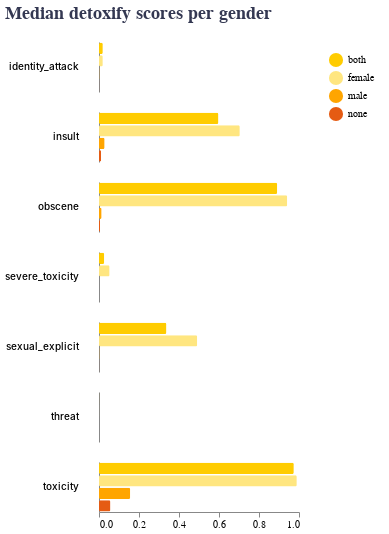

Notebook code cell kept with this figure:
### Markdown cell above
</p><font face ='Nunito SemiBold' color=#FFCC00 size=5>
How else can we characterize language?
</font></p>

<p><font face='Nunito'>
We categorized the primary foul-language comments into hateful, offensive, and neither categories, but another tool makes a more fine-grained exploration of the comments possible. Detoxify is another model that provides labels for text, but it uses seven attributes — toxicity, severe toxicity, identity attack, insult, obscenity, sexual explicitness, and threat — to characterize the text. Detoxify labels are scores from zero to one, which represent the likelihood that the text would be classified as an attribute. Comments with female identifiers have the highest median scores for insult, obscenity, severe toxicity, sexual explicitness, and toxicity. For toxicity, the median score for female comments is about .99 while male comments scored .06 — and that is the highest score for male comments. The other measures for male comments are either zero or approach zero (identity attack is .002).  The Detoxify scores confirm that the nature of the female comments is considerably different from the male comments. Males and females are not equally affected by the language in Reddit comments.
</font></p>

### Code cell
median_detox_g

### Figure 1 — Vega-Lite specification as saved in the notebook (floating-point values rounded to 4 significant figures)
{"config": {"view": {"continuousWidth": 400, "continuousHeight": 300, "stroke": null}, "legend": {"cornerRadius": 10, "labelFont": "Nunito", "padding": 10, "titleFont": "Nunito Light"}, "title": {"anchor": "start", "color": "#343852", "dy": -15, "font": "Nunito", "fontSize": 18}}, "data": {"name": "data-87186952c78bb57981cdbb637c0c5033"}, "mark": {"type": "bar", "cornerRadius": 1.5}, "encoding": {"color": {"field": "gender", "legend": {"symbolSize": 200, "symbolType": "circle"}, "scale": {"range": ["#FFCC00", "#FFE680", "#ffa500", "#E55B13"]}, "title": null, "type": "nominal"}, "row": {"field": "score_type", "header": {"labelAlign": "left", "labelAngle": 0, "labelFontWeight": 500, "labelPadding": 20}, "title": null, "type": "nominal"}, "tooltip": [{"field": "median_score", "title": "median score", "type": "quantitative"}, {"field": "gender", "type": "nominal"}], "x": {"axis": {"grid": false}, "field": "median_score", "title": null, "type": "quantitative"}, "y": {"axis": {"labels": false, "ticks": false}, "field": "gender", "title": null, "type": "nominal"}}, "height": 50, "title": "Median detoxify scores per gender", "width": 200, "$schema": "https://vega.github.io/schema/vega-lite/v4.17.0.json", "datasets": {"data-87186952c78bb57981cdbb637c0c5033": [{"gender": "both", "score_type": "toxicity", "median_score": 0.974}, {"gender": "female", "score_type": "toxicity", "median_score": 0.989}, {"gender": "male", "score_type": "toxicity", "median_score": 0.156}, {"gender": "none", "score_type": "toxicity", "median_score": 0.057}, {"gender": "both", "score_type": "severe_toxicity", "median_score": 0.026}, {"gender": "female", "score_type": "severe_toxicity", "median_score": 0.053}, {"gender": "male", "score_type": "severe_toxicity", "median_score": 0.0}, {"gender": "none", "score_type": "severe_toxicity", "median_score": 0.0}, {"gender": "both", "score_type": "obscene", "median_score": 0.891}, {"gender": "female", "score_type": "obscene", "median_score": 0.941}, {"gender": "male", "score_type": "obscene", "median_score": 0.013}, {"gender": "none", "score_type": "obscene", "median_score": 0.005}, {"gender": "both", "score_type": "identity_attack", "median_score": 0.019}, {"gender": "female", "score_type": "identity_attack", "median_score": 0.019}, {"gender": "male", "score_type": "identity_attack", "median_score": 0.002}, {"gender": "none", "score_type": "identity_attack", "median_score": 0.001}, {"gender": "both", "score_type": "insult", "median_score": 0.597}, {"gender": "female", "score_type": "insult", "median_score": 0.704}, {"gender": "male", "score_type": "insult", "median_score": 0.028}, {"gender": "none", "score_type": "insult", "median_score": 0.01}, {"gender": "both", "score_type": "threat", "median_score": 0.001}, {"gender": "female", "score_type": "threat", "median_score": 0.001}, {"gender": "male", "score_type": "threat", "median_score": 0.0}, {"gender": "none", "score_type": "threat", "median_score": 0.0}, {"gender": "both", "score_type": "sexual_explicit", "median_score": 0.337}, {"gender": "female", "score_type": "sexual_explicit", "median_score": 0.491}, {"gender": "male", "score_type": "sexual_explicit", "median_score": 0.002}, {"gender": "none", "score_type": "sexual_explicit", "median_score": 0.001}]}}
